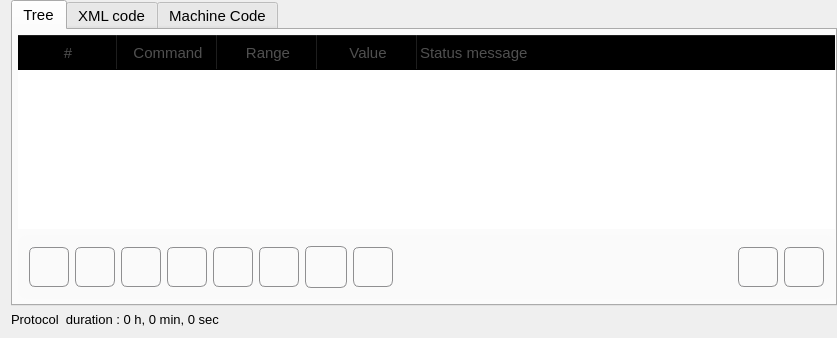
              <widget class="QWidget" name="page_2">
               <layout class="QVBoxLayout" name="verticalLayout_4">
                <property name="topMargin">
                 <number>0</number>
                </property>
                <property name="rightMargin">
                 <number>0</number>
                </property>
                <item>
                 <widget class="QTabWidget" name="tabWidget_editor">
                  <property name="sizePolicy">
                   <sizepolicy hsizetype="Expanding" vsizetype="Expanding">
                    <horstretch>0</horstretch>
                    <verstretch>0</verstretch>
                   </sizepolicy>
                  </property>
                  <property name="minimumSize">
                   <size>
                    <width>0</width>
                    <height>233</height>
                   </size>
                  </property>
                  <property name="font">
                   <font>
                    <pointsize>11</pointsize>
                   </font>
                  </property>
                  <property name="styleSheet">
                   <string notr="true">QGroupBox { 
     border: 2px solid  rgb(250, 250, 250); ; 
     border-radius: 10px; 
    color: rgb( 250, 250, 250);
    background-color: rgb(250, 250, 250);

 } </string>
                  </property>
                  <property name="currentIndex">
                   <number>0</number>
                  </property>
                  <widget class="QWidget" name="tabWidgetPage_editorTree">
                   <attribute name="title">
                    <string>Tree</string>
                   </attribute>
                   <layout class="QGridLayout" name="gridLayout_20">
                    <property name="leftMargin">
                     <number>5</number>
                    </property>
                    <property name="topMargin">
                     <number>5</number>
                    </property>
                    <property name="rightMargin">
                     <number>0</number>
                    </property>
                    <property name="bottomMargin">
                     <number>5</number>
                    </property>
                    <item row="0" column="2">
                     <widget class="QTreeWidget" name="treeWidget_macroTable">
                      <property name="font">
                       <font>
                        <pointsize>11</pointsize>
                       </font>
                      </property>
                      <property name="accessibleDescription">
                       <string notr="true"/>
                      </property>
                      <property name="styleSheet">
                       <string notr="true">QTreeView {
    show-decoration-selected: 1;
	color: rgb(80, 80, 80);
}

QScrollBar::vertical {
	/*width: 40px;*/
}

QTreeView QHeaderView:section
{
    font-size:11pt;
    height:35px;
    color: rgb(80, 80, 80);
    background-color: transparent;
}

QTreeView::item {
    border-top-color: transparent;
    border-bottom-color: transparent;
    border-right: 1px solid #dddddd;
    height:32px;
}

QTreeView::item:hover {
/*    background: qlineargradient(x1: 0, y1: 0, x2: 0, y2: 1, stop: 0 #f6f7fa, stop: 1 #F0F0FF);*/
    border: 1px solid #C0C0C0;
    background: qlineargradient(x1: 0, y1: 0, x2: 0, y2: 1, stop: 0 #C0C0C0, stop: 1 #C0C0C0);
}

QTreeView::item:selected {
    border: 1px solid #F0F0FF;
   color: rgb(20, 20, 20);
}

QTreeView::item:selected:active{
    border: 1px solid #C0C0C0;
    background: qlineargradient(x1: 0, y1: 0, x2: 0, y2: 1, stop: 0 #C0C0C0, stop: 1 #C0C0C0);
}

QTreeView::item:selected:!active {
       background: qlineargradient(x1: 0, y1: 0, x2: 0, y2: 1, stop: 0 #EEEEEE, stop: 1 #EEEEEE);
}

QComboBox {
    border: 1px solid gray;
    border-radius: 6px;
	border-color: rgb(170, 170, 170);
    min-width: 6em;
    height:32px;
	background-color: qlineargradient(x1: 0, y1: 0, x2: 0, y2: 1,
                                       stop: 0 #f6f7fa, stop: 1 #dadbde);
}

QComboBox:hover{
  background-color: qlineargradient(x1: 0, y1: 0, x2: 0, y2: 1,
                                       stop: 0 #f6f7fa, stop: 1 #F0F0FF);
 }

QComboBox::drop-down {
    subcontrol-origin: padding;
    subcontrol-position: top right;
    width: 23px;
    border-style:solid;
    border-left-color: darkgray;
    border-left-style: solid; /* just a single line */
    border-top-right-radius: 3px; /* same radius as the QComboBox */
    border-bottom-right-radius: 3px;
}


QComboBox::down-arrow {
    image: url(:/icons/comboDown.png);
    width: 15px;
}

QComboBox::down-arrow:on { /* shift the arrow when popup is open */
    top: 1px;
    left: 1px;
}

</string>
                      </property>
                      <property name="frameShape">
                       <enum>QFrame::Box</enum>
                      </property>
                      <property name="frameShadow">
                       <enum>QFrame::Raised</enum>
                      </property>
                      <property name="lineWidth">
                       <number>0</number>
                      </property>
                      <property name="midLineWidth">
                       <number>0</number>
                      </property>
                      <property name="autoScroll">
                       <bool>true</bool>
                      </property>
                      <property name="editTriggers">
                       <set>QAbstractItemView::CurrentChanged|QAbstractItemView::DoubleClicked|QAbstractItemView::EditKeyPressed|QAbstractItemView::SelectedClicked</set>
                      </property>
                      <property name="dragEnabled">
                       <bool>true</bool>
                      </property>
                      <property name="dragDropMode">
                       <enum>QAbstractItemView::NoDragDrop</enum>
                      </property>
                      <property name="defaultDropAction">
                       <enum>Qt::MoveAction</enum>
                      </property>
                      <property name="alternatingRowColors">
                       <bool>true</bool>
                      </property>
                      <property name="selectionMode">
                       <enum>QAbstractItemView::SingleSelection</enum>
                      </property>
                      <property name="selectionBehavior">
                       <enum>QAbstractItemView::SelectRows</enum>
                      </property>
                      <property name="textElideMode">
                       <enum>Qt::ElideNone</enum>
                      </property>
                      <property name="animated">
                       <bool>true</bool>
                      </property>
                      <property name="wordWrap">
                       <bool>true</bool>
                      </property>
                      <property name="headerHidden">
                       <bool>false</bool>
                      </property>
                      <property name="columnCount">
                       <number>5</number>
                      </property>
                      <column>
                       <property name="text">
                        <string>#</string>
                       </property>
                       <property name="textAlignment">
                        <set>AlignCenter</set>
                       </property>
                      </column>
                      <column>
                       <property name="text">
                        <string>Command</string>
                       </property>
                       <property name="textAlignment">
                        <set>AlignCenter</set>
                       </property>
                      </column>
                      <column>
                       <property name="text">
                        <string>Range</string>
                       </property>
                       <property name="textAlignment">
                        <set>AlignCenter</set>
                       </property>
                      </column>
                      <column>
                       <property name="text">
                        <string>Value</string>
                       </property>
                       <property name="textAlignment">
                        <set>AlignCenter</set>
                       </property>
                      </column>
                      <column>
                       <property name="text">
                        <string>Status message</string>
                       </property>
                       <property name="toolTip">
                        <string>The status message will be visualized in the status bar</string>
                       </property>
                       <property name="statusTip">
                        <string>The status message will be visualized in the status bar</string>
                       </property>
                       <property name="whatsThis">
                        <string>The status message will be visualized in the status bar</string>
                       </property>
                      </column>
                     </widget>
                    </item>
                    <item row="1" column="2">
                     <widget class="QGroupBox" name="groupBox_13">
                      <property name="enabled">
                       <bool>true</bool>
                      </property>
                      <property name="minimumSize">
                       <size>
                        <width>0</width>
                        <height>0</height>
                       </size>
                      </property>
                      <property name="styleSheet">
                       <string notr="true"> QPushButton {
     border: 1px solid #8f8f91;
     border-radius: 6px;
     width: 40px;
     height: 40px;
     font-size: 16px;
     background-color: qlineargradient(x1: 0, y1: 0, x2: 0, y2: 1,
                                       stop: 0 #f6f7fa, stop: 1 #dadbde);

 }

 QPushButton:focus:pressed {
     background-color: qlineargradient(x1: 0, y1: 0, x2: 0, y2: 1,
                                       stop: 0 #F0F0FF, stop: 1 #f6f7fa);
 }


 QPushButton:focus:checked {
     background-color: qlineargradient(x1: 0, y1: 0, x2: 0, y2: 1,
                                       stop: 0 #dadbde, stop: 1 #dadbde);
 }


 QPushButton:hover {
     background-color: qlineargradient(x1: 0, y1: 0, x2: 0, y2: 1,
                                       stop: 0 #f6f7fa, stop: 1 #F0F0FF);
 }

QPushButton:disabled{ background-color: #CCCCCC; }

 QPushButton:flat {
     border: none; /* no border for a flat push button */
 }

 QPushButton:default {
     border-color: navy; /* make the default button prominent */
 }</string>
                      </property>
                      <property name="title">
                       <string/>
                      </property>
                      <layout class="QHBoxLayout" name="horizontalLayout_4">
                       <item>
                        <widget class="QPushButton" name="pushButton_addMacroCommand">
                         <property name="enabled">
                          <bool>true</bool>
                         </property>
                         <property name="minimumSize">
                          <size>
                           <width>40</width>
                           <height>40</height>
                          </size>
                         </property>
                         <property name="maximumSize">
                          <size>
                           <width>40</width>
                           <height>40</height>
                          </size>
                         </property>
                         <property name="font">
                          <font>
                           <pointsize>-1</pointsize>
                          </font>
                         </property>
                         <property name="toolTip">
                          <string>Add new command</string>
                         </property>
                         <property name="statusTip">
                          <string>Add new command</string>
                         </property>
                         <property name="whatsThis">
                          <string>Add new command</string>
                         </property>
                         <property name="text">
                          <string/>
                         </property>
                         <property name="icon">
                          <iconset resource="../resources.qrc">
                           <normaloff>:/icons/plus.png</normaloff>:/icons/plus.png</iconset>
                         </property>
                         <property name="iconSize">
                          <size>
                           <width>20</width>
                           <height>20</height>
                          </size>
                         </property>
                        </widget>
                       </item>
                       <item>
                        <widget class="QPushButton" name="pushButton_removeMacroCommand">
                         <property name="enabled">
                          <bool>true</bool>
                         </property>
                         <property name="minimumSize">
                          <size>
                           <width>40</width>
                           <height>40</height>
                          </size>
                         </property>
                         <property name="maximumSize">
                          <size>
                           <width>40</width>
                           <height>40</height>
                          </size>
                         </property>
                         <property name="font">
                          <font>
                           <pointsize>-1</pointsize>
                          </font>
                         </property>
                         <property name="toolTip">
                          <string>Remove command</string>
                         </property>
                         <property name="statusTip">
                          <string>Remove command</string>
                         </property>
                         <property name="whatsThis">
                          <string>Remove command</string>
                         </property>
                         <property name="text">
                          <string/>
                         </property>
                         <property name="icon">
                          <iconset resource="../resources.qrc">
                           <normaloff>:/icons/minus.png</normaloff>:/icons/minus.png</iconset>
                         </property>
                         <property name="iconSize">
                          <size>
                           <width>25</width>
                           <height>25</height>
                          </size>
                         </property>
                        </widget>
                       </item>
                       <item>
                        <widget class="QPushButton" name="pushButton_moveUp">
                         <property name="enabled">
                          <bool>true</bool>
                         </property>
                         <property name="minimumSize">
                          <size>
                           <width>40</width>
                           <height>40</height>
                          </size>
                         </property>
                         <property name="maximumSize">
                          <size>
                           <width>40</width>
                           <height>40</height>
                          </size>
                         </property>
                         <property name="font">
                          <font>
                           <pointsize>-1</pointsize>
                          </font>
                         </property>
                         <property name="toolTip">
                          <string>Move up</string>
                         </property>
                         <property name="statusTip">
                          <string>Move up</string>
                         </property>
                         <property name="whatsThis">
                          <string>Move up</string>
                         </property>
                         <property name="text">
                          <string/>
                         </property>
                         <property name="icon">
                          <iconset resource="../resources.qrc">
                           <normaloff>:/icons/upArrow.png</normaloff>:/icons/upArrow.png</iconset>
                         </property>
                         <property name="iconSize">
                          <size>
                           <width>20</width>
                           <height>20</height>
                          </size>
                         </property>
                        </widget>
                       </item>
                       <item>
                        <widget class="QPushButton" name="pushButton_moveDown">
                         <property name="enabled">
                          <bool>true</bool>
                         </property>
                         <property name="minimumSize">
                          <size>
                           <width>40</width>
                           <height>40</height>
                          </size>
                         </property>
                         <property name="maximumSize">
                          <size>
                           <width>40</width>
                           <height>40</height>
                          </size>
                         </property>
                         <property name="font">
                          <font>
                           <pointsize>-1</pointsize>
                          </font>
                         </property>
                         <property name="toolTip">
                          <string>Move down</string>
                         </property>
                         <property name="statusTip">
                          <string>Move down</string>
                         </property>
                         <property name="whatsThis">
                          <string>Move down</string>
                         </property>
                         <property name="text">
                          <string/>
                         </property>
                         <property name="icon">
                          <iconset resource="../resources.qrc">
                           <normaloff>:/icons/downArrow.png</normaloff>:/icons/downArrow.png</iconset>
                         </property>
                         <property name="iconSize">
                          <size>
                           <width>20</width>
                           <height>20</height>
                          </size>
                         </property>
                        </widget>
                       </item>
                       <item>
                        <widget class="QPushButton" name="pushButton_loop">
                         <property name="enabled">
                          <bool>true</bool>
                         </property>
                         <property name="minimumSize">
                          <size>
                           <width>40</width>
                           <height>40</height>
                          </size>
                         </property>
                         <property name="maximumSize">
                          <size>
                           <width>40</width>
                           <height>40</height>
                          </size>
                         </property>
                         <property name="toolTip">
                          <string>&lt;html&gt;&lt;head/&gt;&lt;body&gt;&lt;p&gt;Add a new loop&lt;/p&gt;&lt;/body&gt;&lt;/html&gt;</string>
                         </property>
                         <property name="text">
                          <string/>
                         </property>
                         <property name="icon">
                          <iconset resource="../resources.qrc">
                           <normaloff>:/icons/loop.png</normaloff>:/icons/loop.png</iconset>
                         </property>
                         <property name="iconSize">
                          <size>
                           <width>30</width>
                           <height>30</height>
                          </size>
                         </property>
                        </widget>
                       </item>
                       <item>
                        <widget class="QPushButton" name="pushButton_plusIndent">
                         <property name="enabled">
                          <bool>true</bool>
                         </property>
                         <property name="minimumSize">
                          <size>
                           <width>40</width>
                           <height>40</height>
                          </size>
                         </property>
                         <property name="maximumSize">
                          <size>
                           <width>40</width>
                           <height>40</height>
                          </size>
                         </property>
                         <property name="toolTip">
                          <string>Add new command in the loop</string>
                         </property>
                         <property name="statusTip">
                          <string>Add new command in the loop</string>
                         </property>
                         <property name="whatsThis">
                          <string>Add new command in the loop</string>
                         </property>
                         <property name="text">
                          <string/>
                         </property>
                         <property name="icon">
                          <iconset resource="../resources.qrc">
                           <normaloff>:/icons/indentPlus.png</normaloff>:/icons/indentPlus.png</iconset>
                         </property>
                         <property name="iconSize">
                          <size>
                           <width>25</width>
                           <height>25</height>
                          </size>
                         </property>
                        </widget>
                       </item>
                       <item>
                        <widget class="QPushButton" name="pushButton_duplicateLine">
                         <property name="enabled">
                          <bool>true</bool>
                         </property>
                         <property name="toolTip">
                          <string>Duplicate command</string>
                         </property>
                         <property name="statusTip">
                          <string>duplicate command</string>
                         </property>
                         <property name="whatsThis">
                          <string>duplicate command</string>
                         </property>
                         <property name="text">
                          <string/>
                         </property>
                         <property name="icon">
                          <iconset resource="../resources.qrc">
                           <normaloff>:/icons/duplicate.png</normaloff>:/icons/duplicate.png</iconset>
                         </property>
                         <property name="iconSize">
                          <size>
                           <width>30</width>
                           <height>30</height>
                          </size>
                         </property>
                        </widget>
                       </item>
                       <item>
                        <widget class="QPushButton" name="pushButton_clearCommands">
                         <property name="enabled">
                          <bool>true</bool>
                         </property>
                         <property name="minimumSize">
                          <size>
                           <width>40</width>
                           <height>40</height>
                          </size>
                         </property>
                         <property name="maximumSize">
                          <size>
                           <width>40</width>
                           <height>40</height>
                          </size>
                         </property>
                         <property name="font">
                          <font>
                           <pointsize>-1</pointsize>
                          </font>
                         </property>
                         <property name="toolTip">
                          <string>Clear all commands</string>
                         </property>
                         <property name="statusTip">
                          <string>Clear all commands</string>
                         </property>
                         <property name="whatsThis">
                          <string>Clear all commands</string>
                         </property>
                         <property name="text">
                          <string/>
                         </property>
                         <property name="icon">
                          <iconset resource="../resources.qrc">
                           <normaloff>:/icons/clearAll.png</normaloff>:/icons/clearAll.png</iconset>
                         </property>
                         <property name="iconSize">
                          <size>
                           <width>30</width>
                           <height>30</height>
                          </size>
                         </property>
                        </widget>
                       </item>
                       <item>
                        <spacer name="horizontalSpacer_10">
                         <property name="orientation">
                          <enum>Qt::Horizontal</enum>
                         </property>
                         <property name="sizeHint" stdset="0">
                          <size>
                           <width>339</width>
                           <height>20</height>
                          </size>
                         </property>
                        </spacer>
                       </item>
                       <item>
                        <widget class="QPushButton" name="pushButton_undo">
                         <property name="enabled">
                          <bool>true</bool>
                         </property>
                         <property name="minimumSize">
                          <size>
                           <width>40</width>
                           <height>40</height>
                          </size>
                         </property>
                         <property name="maximumSize">
                          <size>
                           <width>40</width>
                           <height>40</height>
                          </size>
                         </property>
                         <property name="font">
                          <font>
                           <pointsize>-1</pointsize>
                          </font>
                         </property>
                         <property name="toolTip">
                          <string>&lt;html&gt;&lt;head/&gt;&lt;body&gt;&lt;p&gt;&lt;span style=&quot; font-size:10pt;&quot;&gt;Undo command&lt;/span&gt;&lt;/p&gt;&lt;/body&gt;&lt;/html&gt;</string>
                         </property>
                         <property name="statusTip">
                          <string>Clear all commands</string>
                         </property>
                         <property name="whatsThis">
                          <string>Clear all commands</string>
                         </property>
                         <property name="text">
                          <string/>
                         </property>
                         <property name="icon">
                          <iconset resource="../resources.qrc">
                           <normaloff>:/icons/undo.png</normaloff>:/icons/undo.png</iconset>
                         </property>
                         <property name="iconSize">
                          <size>
                           <width>30</width>
                           <height>30</height>
                          </size>
                         </property>
                         <property name="checkable">
                          <bool>false</bool>
                         </property>
                        </widget>
                       </item>
                       <item>
                        <widget class="QPushButton" name="pushButton_redo">
                         <property name="enabled">
                          <bool>true</bool>
                         </property>
                         <property name="minimumSize">
                          <size>
                           <width>40</width>
                           <height>40</height>
                          </size>
                         </property>
                         <property name="maximumSize">
                          <size>
                           <width>40</width>
                           <height>40</height>
                          </size>
                         </property>
                         <property name="font">
                          <font>
                           <pointsize>-1</pointsize>
                          </font>
                         </property>
                         <property name="toolTip">
                          <string>&lt;html&gt;&lt;head/&gt;&lt;body&gt;&lt;p&gt;&lt;span style=&quot; font-size:10pt;&quot;&gt;Redo command&lt;/span&gt;&lt;/p&gt;&lt;/body&gt;&lt;/html&gt;</string>
                         </property>
                         <property name="statusTip">
                          <string>Clear all commands</string>
                         </property>
                         <property name="whatsThis">
                          <string>Clear all commands</string>
                         </property>
                         <property name="text">
                          <string/>
                         </property>
                         <property name="icon">
                          <iconset resource="../resources.qrc">
                           <normaloff>:/icons/redo.png</normaloff>:/icons/redo.png</iconset>
                         </property>
                         <property name="iconSize">
                          <size>
                           <width>30</width>
                           <height>30</height>
                          </size>
                         </property>
                         <property name="checkable">
                          <bool>false</bool>
                         </property>
                        </widget>
                       </item>
                      </layout>
                     </widget>
                    </item>
                   </layout>
                  </widget>
                  <widget class="QWidget" name="tabWidgetPage_editorXMLCode">
                   <attribute name="title">
                    <string>XML code</string>
                   </attribute>
                   <layout class="QGridLayout" name="gridLayout_32">
                    <item row="0" column="0">
                     <widget class="QTextBrowser" name="textBrowser_XMLcode">
                      <property name="font">
                       <font>
                        <pointsize>11</pointsize>
                       </font>
                      </property>
                      <property name="frameShape">
                       <enum>QFrame::NoFrame</enum>
                      </property>
                      <property name="readOnly">
                       <bool>false</bool>
                      </property>
                      <property name="textInteractionFlags">
                       <set>Qt::LinksAccessibleByKeyboard|Qt::LinksAccessibleByMouse|Qt::TextBrowserInteraction|Qt::TextEditable|Qt::TextSelectableByMouse</set>
                      </property>
                     </widget>
                    </item>
                   </layout>
                  </widget>
                  <widget class="QWidget" name="tabWidgetPage_editorMachineCode">
                   <attribute name="title">
                    <string>Machine Code</string>
                   </attribute>
                   <layout class="QGridLayout" name="gridLayout_33">
                    <item row="0" column="0">
                     <widget class="QTextBrowser" name="textBrowser_machineCode">
                      <property name="frameShape">
                       <enum>QFrame::NoFrame</enum>
                      </property>
                     </widget>
                    </item>
                   </layout>
                  </widget>
                 </widget>
                </item>
                <item>
                 <widget class="QLabel" name="label_protocolDuration">
                  <property name="minimumSize">
                   <size>
                    <width>300</width>
                    <height>0</height>
                   </size>
                  </property>
                  <property name="font">
                   <font>
                    <pointsize>10</pointsize>
                   </font>
                  </property>
                  <property name="text">
                   <string>Protocol  duration : 0 h, 0 min, 0 sec</string>
                  </property>
                 </widget>
                </item>
               </layout>
              </widget>
